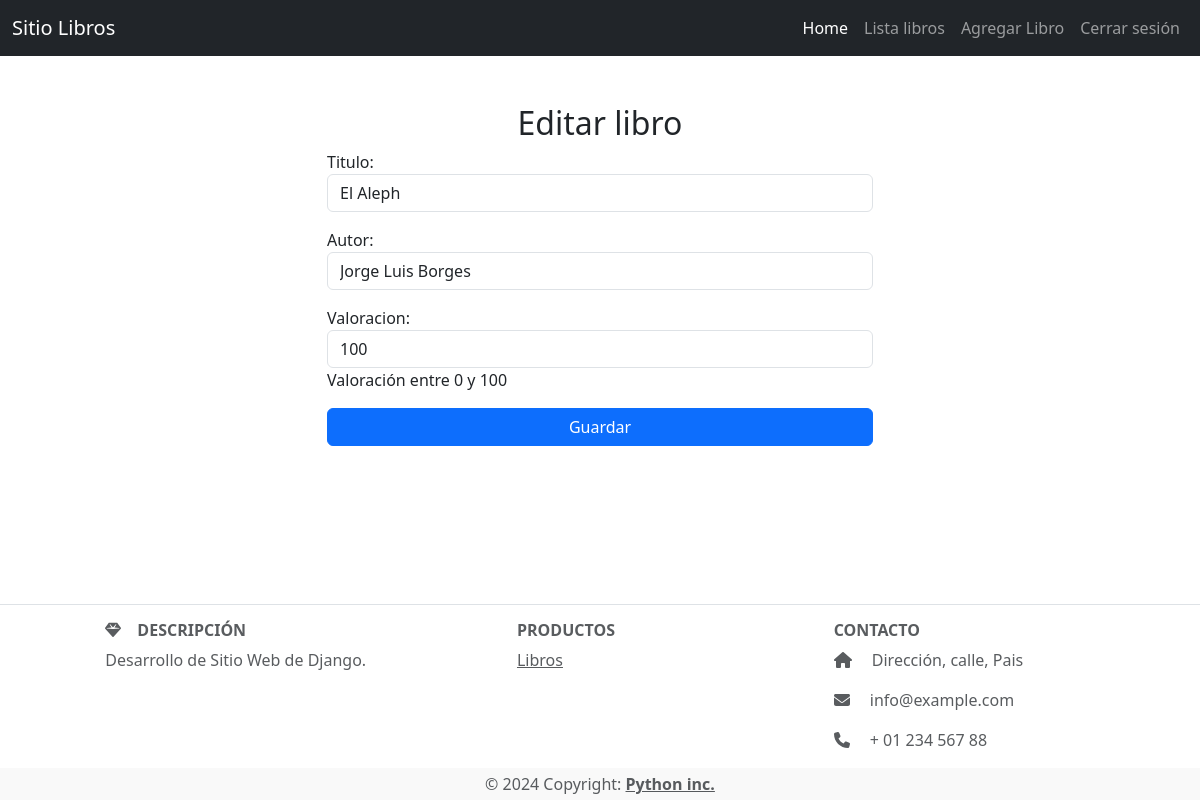
Screenshot of /editar_libro/2 (signed in) with the database file from the repository.
### book/models.py (models this page shows)
class Book(models.Model):
    titulo = models.CharField(max_length = 100, null = False)
    autor = models.CharField(max_length = 50, null = False)
    valoracion = models.IntegerField(help_text = 'Valoración entre 0 y 100')
    fecha_creacion = models.DateTimeField(default=datetime.datetime.now())
    fecha_modificacion = models.DateTimeField(default=datetime.datetime.now())
    class Meta:
        verbose_name = 'Libro'
        verbose_name_plural = 'Libros'
        permissions = [
            ('book.view', 'Puede ver los libros'),
            ('development', 'Permiso como Desarrollador'),
            ('scrum_master', 'Permiso como Scrum Master'),
            ('product_owner', 'Permiso como Product Owner')
        ]

### book/views.py (the view)
# urls.py: path('editar_libro/<int:libro_id>', editar_libro, name='editar_libro'), # registrando ruta para editar libro
@login_required
def editar_libro(request, libro_id):
    book = get_object_or_404(Book, pk = libro_id) # obteniendo el libro a editar en la db o status 404 not found
    if request.method == 'POST':
        form = BookForm(request.POST, instance=book) # instancia del formulario con los datos del libro a editar
        if form.is_valid(): # si el formulario es valido
            book = form.save(commit=False) # pre guardado de los datos
            book.fecha_modificacion = datetime.datetime.now() # guarda la fecha de modificacion
            book.save() # guarda los datos en la base de datos
            messages.success(request, 'Libro modificado correctamente') # muestra un mensaje
            return redirect('lista_libros') # redirecciona a lista de libros
        else:  # si el formulario no es valido
            messages.error(request, 'Módifica los datos de ingreso') # muestra un mensaje
            return HttpResponseRedirect(reverse('editar_libro', args=[book.id])) # redirecciona a la pagina
    else: # si el metodo es GET
        form = BookForm(instance=book) # instancia del formulario con los datos del libro a editar
        return render(request, 'editar_libro.html', {'form': form, 'libro_id': libro_id}) # renderiza la vista para editar el libro

### book/forms.py
class BookForm(forms.ModelForm):
    class Meta: # clase meta para definir caracteristicas del objeto
        model = Book # modelo a utilizar
        fields = ['titulo', 'autor', 'valoracion']
        widgets = {
            'titulo' : forms.TextInput(
                attrs={
                    'class': 'form-control',
                    'placeholder':'Ingrese el titulo del libro',
                    'required': True
                }),
            'autor' : forms.TextInput(
                attrs={
                    'class': 'form-control',
                    'placeholder':'Ingrese el autor del libro',
                    'required': True
                }),
            'valoracion' : forms.NumberInput(
                attrs={
                    'class': 'form-control',
                    'placeholder':'Ingrese la valoracion del libro',
                    'required': True
                }
            )
        }

### book/templates/editar_libro.html (shortened to what this page needs)
{% extends 'layout.html' %}
{% block content %}
    <section class="container mt-5">
        <h2 class="text-center">Editar libro</h2>
        <div class="row justify-content-center">
            <div class="col-md-6">
                <form action="{% url 'editar_libro' libro_id=libro_id %}" method="post">
                    {{ form.as_p }}
                    <input type="submit" value="Guardar" class="btn btn-primary w-100">
                </form>
            </div>
        </div>
    </section>
{% endblock %}

### rows the page displays
Book: titulo "El Aleph", autor "Jorge Luis Borges", valoracion "100"
